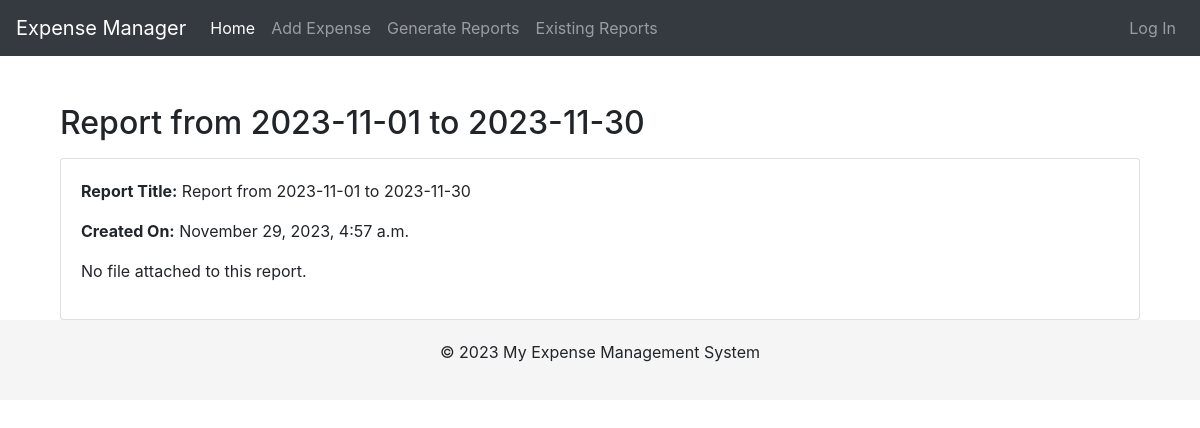
Screenshot of /report/1/ with the database file from the repository.
### expenses/models.py (models this page shows, shortened)
class Report(models.Model):
    user = models.ForeignKey(User, on_delete=models.CASCADE)
    title = models.CharField(max_length=100)
    created_date = models.DateTimeField(auto_now_add=True)
    report_file = models.FileField(upload_to='reports/', blank=True, null=True)
    unique_id = models.UUIDField(default=uuid.uuid4, editable=False, unique=True)

### expenses/views.py (the view)
# urls.py: path('report/<int:report_id>/', report_detail, name='report_detail'),
def report_detail(request, report_id):
    report = get_object_or_404(Report, pk=report_id)
    return render(request, 'expenses/report_detail.html', {'report': report})

### expenses/templates/expenses/report_detail.html
{% extends 'base.html' %}
{% block content %}
<div class="container mt-4">
    <h2 class="mb-3">{{ report.title }}</h2>
    <div class="card">
        <div class="card-body">
            <p><strong>Report Title:</strong> {{ report.title }}</p>
            <p><strong>Created On:</strong> {{ report.created_date|date:"F j, Y, P" }}</p>
            {% if report.report_file %}
                <p><a href="{{ report.report_file.url }}" class="btn btn-primary">Download Report</a></p>
            {% else %}
                <p>No file attached to this report.</p>
            {% endif %}
        </div>
    </div>
</div>
{% endblock %}

### templates/base.html (style rules this page uses)
body { padding-top: 5rem; }

### rows the page displays
Report: title "Report from 2023-11-01 to 2023-11-30", created_date "November 29, 2023, 4:57 a.m."
